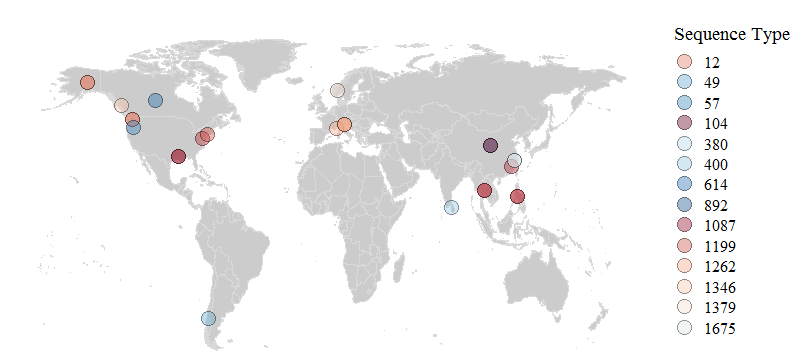

Generate this figure with R:
#ST world

library(ggplot)
library(ggmap)
library(RcolorBrewer)
library(extrafont)
#font_import() #only do this once
loadfonts(device = "win")

pretty <- theme(panel.grid.major = element_blank(), panel.grid.minor = element_blank(),panel.background = element_blank(), axis.line = element_line(colour = "black"))

brewer.pal(10, 'RdBu')-> color
coul <- colorRampPalette(color)(16)

#read in file with lat/long an other meta data

read.csv('ST.csv) -> st

#resources
#https://stackoverflow.com/questions/50201048/remove-antarctica-from-gglpot2-map
#https://www.r-bloggers.com/r-beginners-plotting-locations-on-to-a-world-map/

#build the map
mapWorld <- borders("world", colour = "gray85", fill = "gray80")
ggplot() +   mapWorld
ggplot() +   mapWorld + pretty + geom_point(data= st, aes(lat, long, color = ST))
ggplot() +   mapWorld + pretty + geom_point(data= st, aes(lat, long, color = ST), size = 3) + scale_color_brewer(palette = 'Paired')

ggplot() +   mapWorld + pretty + geom_point(data= st, aes(lat, long, fill = ST), shape = 21, size = 5, alpha = 0.4, color = 'black') + scale_fill_manual(values = coul, name = "Sequence Type", breaks=c("12","49","57", '104', ' 114', '380', '400', '614', '892', '1087', '1199', '1262', '1346', '1379', '1675')) + coord_cartesian(ylim = c(-50, 90)) + theme_map() + theme(text=element_text(family="Times New Roman"))
